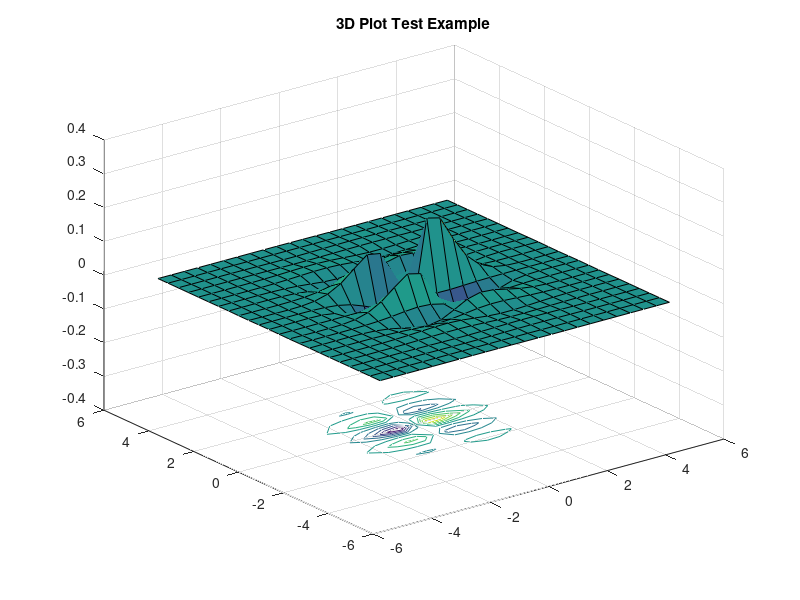

Write the MATLAB code that produced this figure.
% 3D Plot Test Exmple
x = -5:0.45:5;
y = x;
[X, Y] = meshgrid(x, y);
Z = 2.2 .^(-2*sqrt (X.^2+Y.^2)).*cos (3.2*Y).*sin (x);
cos (2.2*Y).*sin (X);
surfc(X, Y, Z );
title('3D Plot Test Example')
